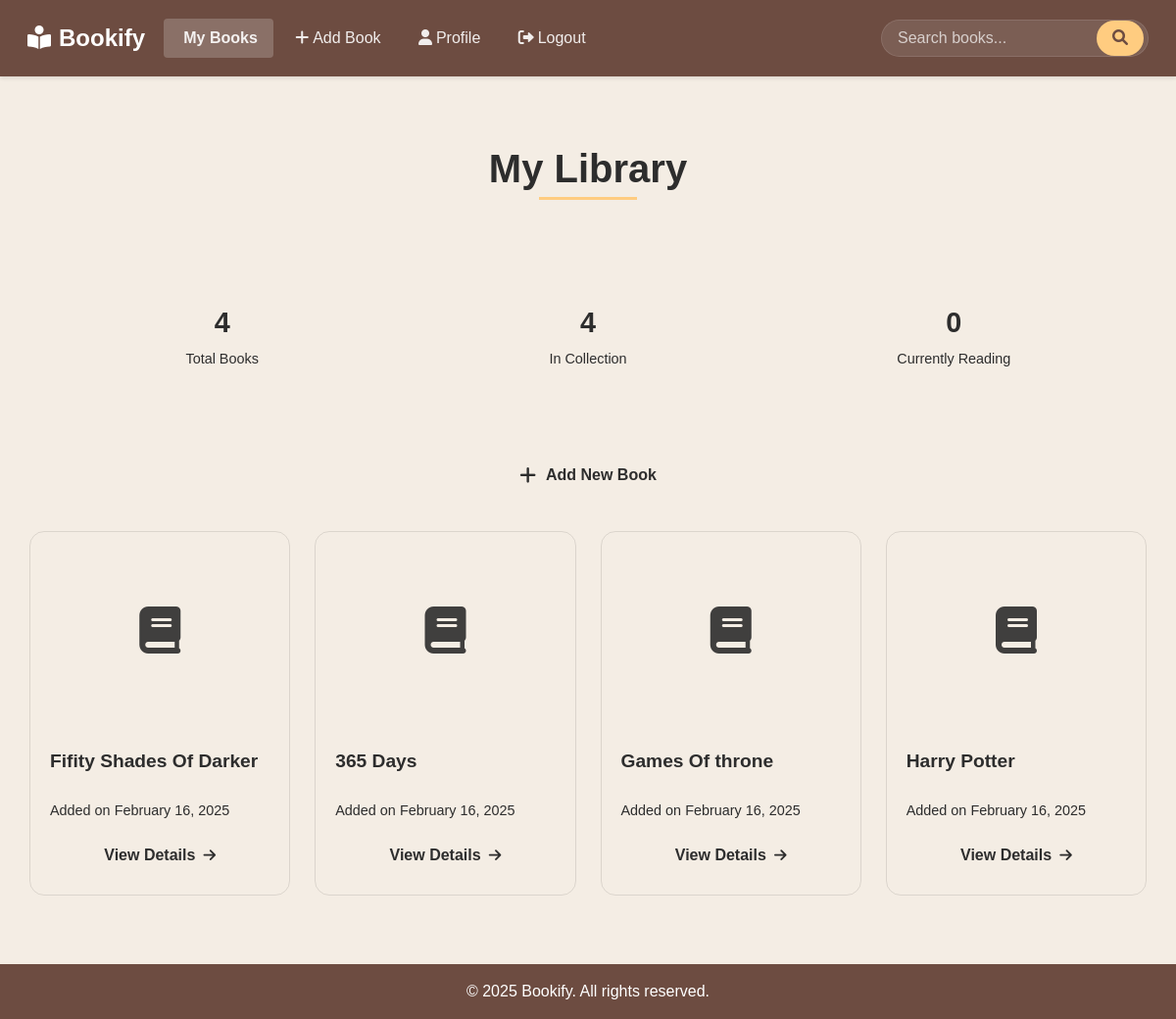
Page /api/books/ (signed in) on the earlier database version.
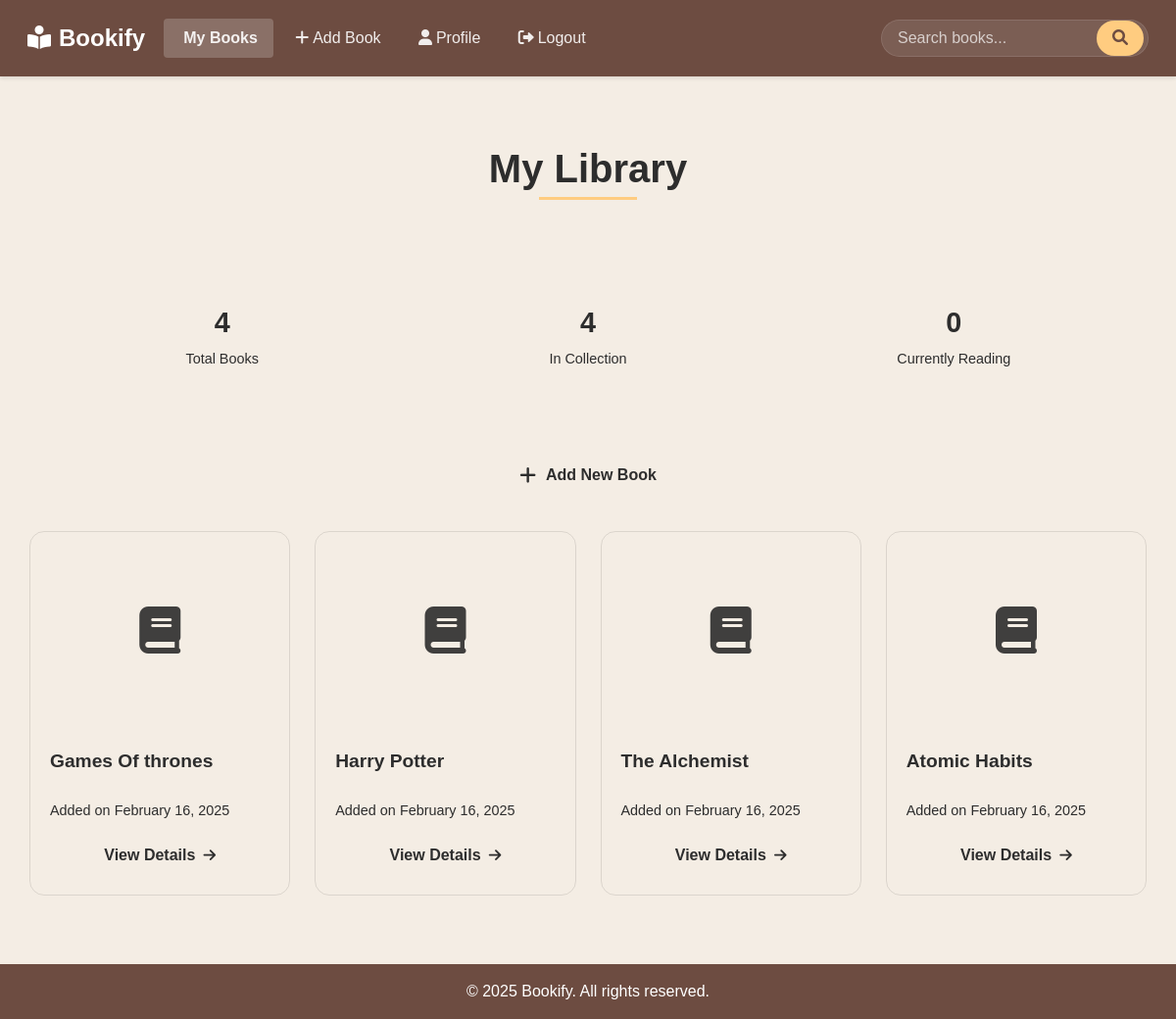
Same page on the later database version.
### books/models.py (models this page shows, shortened)
class Book(models.Model):
    user = models.ForeignKey(settings.AUTH_USER_MODEL, on_delete=models.CASCADE)
    title = models.CharField(max_length=255)
    author = models.CharField(max_length=255)
    publication_date = models.DateField()
    genre = models.CharField(max_length=100)
    description = models.TextField()
    created_at = models.DateTimeField(auto_now_add=True)
    updated_at = models.DateTimeField(auto_now=True)

### books/views.py (the view)
# urls.py: path("books/", book_list, name="book-list"),
def book_list(request):
    if request.user.is_authenticated:
        books = Book.objects.filter(user=request.user)
        return render(request, "books/book_list.html", {"books": books})
    messages.error(request,"Please Login First")
    return redirect('login')

### books/templates/books/book_list.html (shortened to what this page needs)
{% extends "base.html" %}
{% block content %}
<div class="book-list-container">
    <div class="header-section">
        <h2>My Library</h2>
    </div>
    <div class="stats-section">
        <div class="stat-card">
            <div class="stat-number">{{ books|length }}</div>
            <div class="stat-label">Total Books</div>
        </div>
        <div class="stat-card">
            <div class="stat-number">{{ books|length|default:0 }}</div>
            <div class="stat-label">In Collection</div>
        </div>
        <div class="stat-card">
            <div class="stat-number">0</div>
            <div class="stat-label">Currently Reading</div>
        </div>
    </div>
    <div class="text-center">
        <a href="{% url 'book-create' %}" class="add-book-btn">
            <i class="fas fa-plus"></i>
            Add New Book
        </a>
    </div>
    {% if books %}
    <ul class="book-grid">
        {% for book in books %}
        <li class="book-card">
            <div class="book-cover">
                <i class="fas fa-book"></i>
            </div>
            <div class="book-info">
                <a href="{% url 'book-detail' book.id %}" class="book-title">
                    {{ book.title }}
                </a>
                <div class="book-meta">
                    Added on {% now "F j, Y" %}
                </div>
                <a href="{% url 'book-detail' book.pk %}" class="details-btn">
                    View Details
                    <i class="fas fa-arrow-right"></i>
                </a>
            </div>
        </li>
        {% endfor %}
    </ul>
    {% else %}
    <div class="empty-state">
        <i class="fas fa-books"></i>
        <h3>Your Library is Empty</h3>
        <p>Start building your collection by adding your favorite books!</p>
    </div>
    {% endif %}
</div>
{% endblock %}

### templates/base.html (shortened to what this page needs)
<!DOCTYPE html>
<html lang="en">
<head>
    <link href="https://cdn.jsdelivr.net/npm/bootstrap@5.3.2/dist/css/bootstrap.min.css" rel="stylesheet" />
    <link href="https://cdnjs.cloudflare.com/ajax/libs/font-awesome/6.0.0/css/all.min.css" rel="stylesheet" />
</head>
<body>
    <header>
        <nav class="navbar navbar-expand-lg navbar-dark">
            <div class="container-fluid">
                <a class="navbar-brand" href="{% url 'home' %}">
                    <i class="fas fa-book-reader me-2"></i>Bookify
                </a>
                <div class="collapse navbar-collapse" id="navbarNav">
                    <ul class="navbar-nav me-auto">
                        <li class="nav-item">
                            <a class="nav-link active" href="{% url 'book-list' %}">
                                My Books
                            </a>
                        </li>
                        <li class="nav-item">
                            <a class="nav-link" href="{% url 'book-create' %}">
                                <i class="fas fa-plus me-1"></i>Add Book
                            </a>
                        </li>
                        <li class="nav-item">
                            <a class="nav-link" href="{% url 'profile' %}">
                                <i class="fas fa-user me-1"></i>Profile
                            </a>
                        </li>
                        {% if user.is_authenticated %}
                        <li class="nav-item">
                            <a class="nav-link" href="{% url 'logout' %}">
                                <i class="fas fa-sign-out-alt me-1"></i>Logout
                            </a>
                        </li>
                        {% endif %}
                    </ul>
                    <form class="search-form d-flex">
                        <input class="form-control" type="search" placeholder="Search books..." aria-label="Search">
                        <button class="btn" type="submit">
                            <i class="fas fa-search"></i>
                        </button>
                    </form>
                </div>
            </div>
        </nav>
    </header>
    <main>
        {% block content %}{% endblock %}
    </main>
    <footer>
        <div class="container-fluid">
            <div class="row">
                <div class="col-12 text-center">
                    <p class="mb-0">&copy; 2025 Bookify. All rights reserved.</p>
                </div>
            </div>
        </div>
    </footer>

Differences in the rows shown:
removed Book: title "Fifity Shades Of Darker", now "February 16, 2025"
removed Book: title "365 Days", now "February 16, 2025"
changed Book: title "Games Of throne" → "Games Of thrones"
added Book: title "The Alchemist", now "February 16, 2025"
added Book: title "Atomic Habits", now "February 16, 2025"
